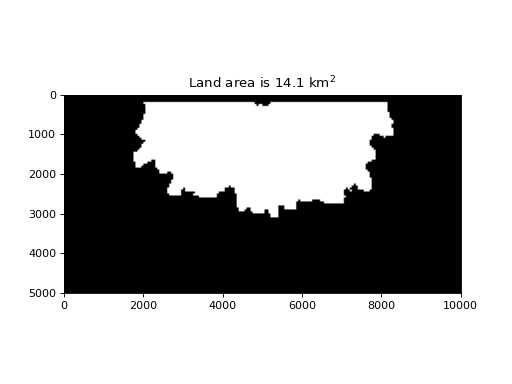

Recreate this plot in Python.
import matplotlib.pyplot as plt
from sandplover.mask import LandMask
from sandplover.plan import compute_land_area
from sandplover.sample_data.sample_data import golf
#
golf = golf()
#
lm = LandMask(
    golf["eta"][-1, :, :],
    elevation_threshold=golf.aux["H_SL"][-1],
    elevation_offset=-0.5,
)
#
lm.trim_mask(length=golf.aux["L0"].data + 1)
#
land_area = compute_land_area(lm)
#
fig, ax = plt.subplots()
lm.show(ax=ax, ticks=True)
_ = ax.set_title(f"Land area is {land_area/1e6:.1f} km$^2$")
